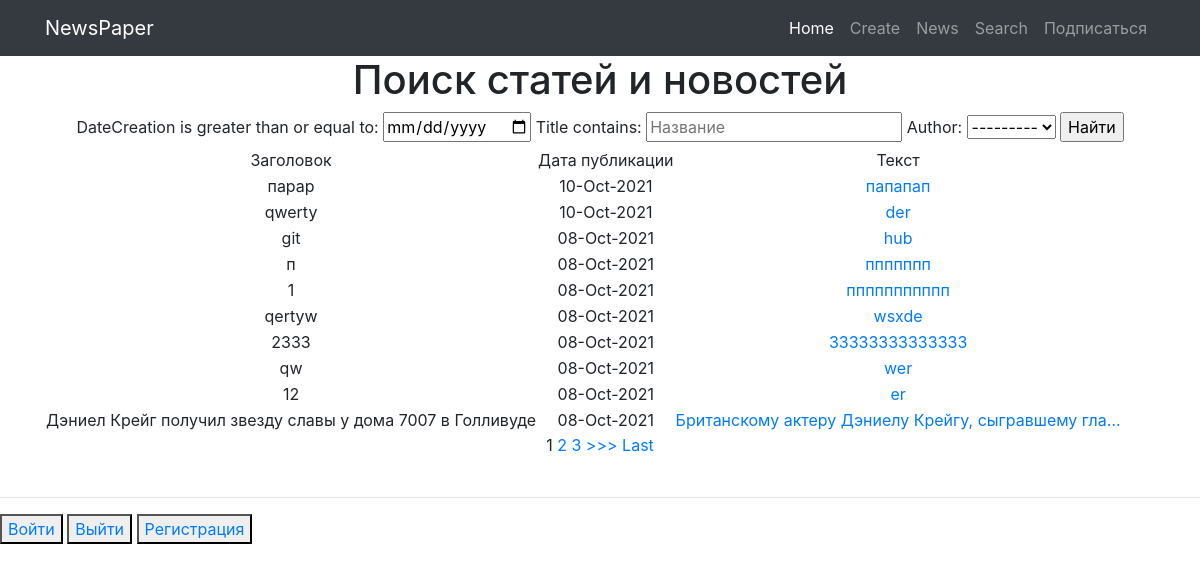
The app's page /news/search/ with its own data.
### myapp/models.py (models this page shows, shortened)
class Post(models.Model):
    author = models.ForeignKey(Author, on_delete= models.CASCADE)
    NEWS = 'NW'
    ARTICLE = 'AR'
    CATEGORY_CHOICE = (
        (NEWS, 'Новость'),
        (ARTICLE, 'Статья'),
    )
    categoryType = models.CharField(max_length=2,choices= CATEGORY_CHOICE, default= ARTICLE)
    dateCreation = models.DateTimeField(auto_now_add= True)
    postCategory = models.ManyToManyField(Category, through='PostCategory')
    title = models.CharField(max_length=128)
    text = models.TextField()
    rating = models.SmallIntegerField(default=0)

### myapp/views.py (the view)
# urls.py: path('search/', PostListSearch.as_view()),
class PostListSearch(ListView, ):
    model = Post
    template_name = 'posts_search.html'
    context_object_name = 'posts'
    queryset = Post.objects.order_by('-id')  # сортируем, еще можно через ordering = ['-id']
    paginate_by = 10  # поставим постраничный вывод в n-элемент
    def get_filter(self):
        return PostFilter(self.request.GET, queryset=super().get_queryset())
    def get_queryset(self):
        return self.get_filter().qs
    def get_context_data(self, *args, **kwargs):
        return {
            **super().get_context_data(*args, **kwargs),
            'filter': self.get_filter(),
        }

### myapp/models.py (called while the page is built)
    def __str__(self):
        return self.authorUser.username

### myapp/templatetags/custom_filters.py (called while the page is built)
@register.filter(name='censor')
def censor(value):
    cens_words = [
        'сторис',
        'подушка',
        'вещей',
        'Джо',
    ]
    for word in cens_words:
        if word in value:
            value = value.replace(word, '_#&#!!*&$_')
    return value

### templates/posts_search.html (shortened to what this page needs)
{% extends 'flatpages/default.html' %}
{% load custom_filters %}
{% block content %}
    <h1>Поиск статей и новостей</h1>
<form method="GET">
    {{ filter.form }}
    <input type="submit" value="Найти">
</form>
    {% if posts %}
    <table>
        <tr>
            <td>Заголовок</td>
            <td>Дата публикации</td>
            <td>Текст</td>
        </tr>
        {% for post in posts %}
            <tr>
                <td>{{ post.title|censor }}</td>
                <td>{{ post.dateCreation|date:'d-M-Y'}}</td>
                <td><a href="/news/{{post.id}}">{{ post.text|truncatechars:50|censor }}</a></td>
            </tr>
        {% endfor %}
    </table>
    {% else %}
        <h3>Постов пока нет</h3>
    {% endif %}
    {% if is_paginated %}
        {% for num in page_obj.paginator.page_range %}
            {% if page_obj.number == num %}
                <a>{{ num }}</a>
            {% elif num > page_obj.number|add:'-3' and num < page_obj.number|add:'3' %}
                <a href="?page={{ num }}">{{ num }}</a>
            {% endif %}
        {% endfor %}
        {% if page_obj.has_next %}
            <a href="?page={{ page_obj.next_page_number }}">>>></a>
            <a href="?page={{ page_obj.paginator.num_pages }}">Last</a>
        {% endif %}
    {% endif %}
{% endblock content %}

### records on screen
Post: title|censor "парар", dateCreation "10-Oct-2021", text|censor "папапап"
Post: title|censor "qwerty", dateCreation "10-Oct-2021", text|censor "der"
Post: title|censor "git", dateCreation "08-Oct-2021", text|censor "hub"
Post: title|censor "п", dateCreation "08-Oct-2021", text|censor "ппппппп"
Post: title|censor "1", dateCreation "08-Oct-2021", text|censor "ппппппппппп"
Post: title|censor "qertyw", dateCreation "08-Oct-2021", text|censor "wsxde"
Post: title|censor "2333", dateCreation "08-Oct-2021", text|censor "33333333333333"
Post: title|censor "qw", dateCreation "08-Oct-2021", text|censor "wer"
Post: title|censor "12", dateCreation "08-Oct-2021", text|censor "er"
Post: title|censor "Дэниел Крейг получил звезду славы у дома 7007 в Голливуде", dateCreation "08-Oct-2021", text|censor "Британскому актеру Дэниелу Крейгу, сыгравшему гла…"

### other values on screen
{{ num }} "1"
{{ num }} "2" "3"
